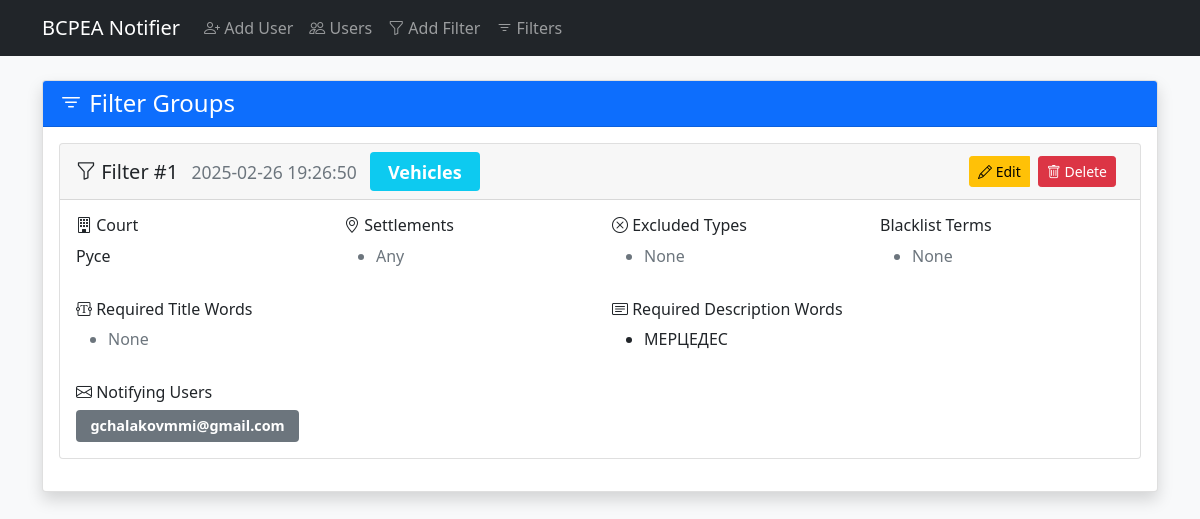
The app's page /filters, older data.
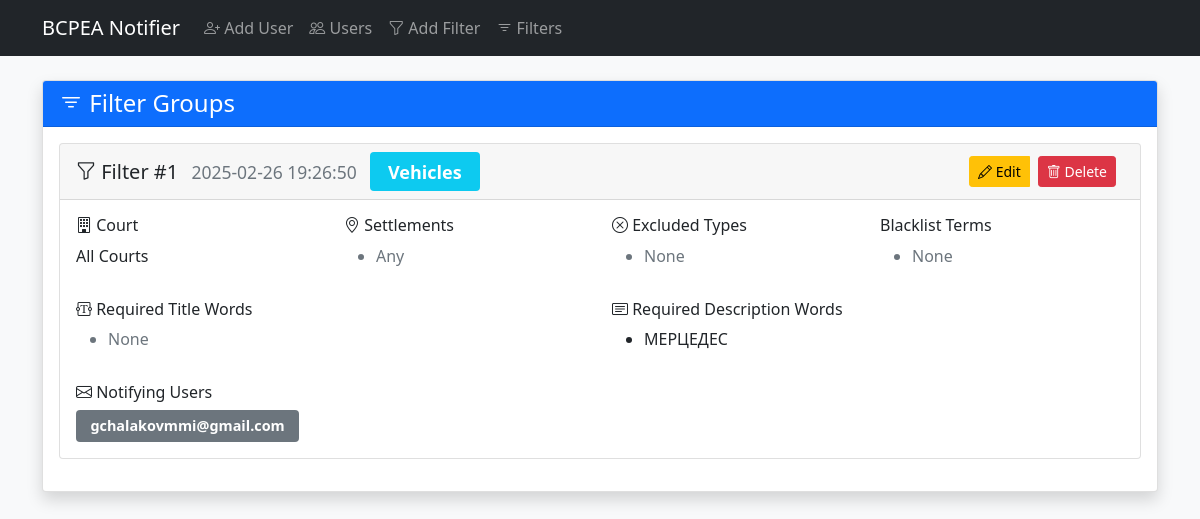
The same page, newer data.
### tables this page shows
CREATE TABLE filter_groups (
                id INTEGER PRIMARY KEY AUTOINCREMENT,
                type TEXT NOT NULL DEFAULT 'property',
                court INTEGER NOT NULL,
                settlements TEXT,
                excluded_property_types TEXT,
                blacklist TEXT,
                required_title_words TEXT,
                required_description_words TEXT,
                created_at DATETIME DEFAULT CURRENT_TIMESTAMP
            );

### app.py (the view)
@app.route('/filters')
def filters():
    db = get_db()
    filters = db.execute('''
        SELECT fg.*, group_concat(u.email, ', ') as users
        FROM filter_groups fg
        LEFT JOIN user_filters uf ON fg.id = uf.filter_group_id
        LEFT JOIN users u ON uf.user_id = u.id
        GROUP BY fg.id
        ORDER BY fg.created_at DESC
    ''').fetchall()
    return render_template('filters.html',
                         filters=filters,
                         court_choices=dict(COURT_CHOICES),
                         filter_types=dict(FILTER_TYPES))

### app.py (called while the page is built)
def get_db():
    db = getattr(g, '_database', None)
    if db is None:
        db = g._database = sqlite3.connect(DATABASE)
        db.row_factory = sqlite3.Row
    return db

@app.teardown_appcontext
def close_connection(exception):
    db = getattr(g, '_database', None)
    if db is not None:
        db.close()

### templates/filters.html (shortened to what this page needs)
{% extends "base.html" %}
{% block content %}
<div class="card shadow">
    <div class="card-header bg-primary text-white">
        <h4 class="mb-0"><i class="bi bi-filter"></i> Filter Groups</h4>
    </div>
    <div class="card-body">
        {% for fg in filters %}
            <div class="card mb-3">
                <div class="card-header d-flex justify-content-between align-items-center">
                    <h5 class="mb-0">
                        <i class="bi bi-funnel"></i> Filter #{{ fg.id }}
                        <small class="text-muted ms-2">{{ fg.created_at }}</small>
                        <span class="badge bg-info ms-2">{{ filter_types[fg.type] }}</span>
                    </h5>
                    <div class="btn-group">
                        <a href="{{ url_for('edit_filter', filter_id=fg.id) }}" class="btn btn-warning btn-sm me-2">
                            <i class="bi bi-pencil"></i> Edit
                        </a>
                        <form method="POST" action="{{ url_for('delete_filter', filter_id=fg.id) }}">
                            <button type="submit" class="btn btn-danger btn-sm">
                                <i class="bi bi-trash"></i> Delete
                            </button>
                        </form>
                    </div>
                </div>
                <div class="card-body">
                    <div class="row">
                        <div class="col-md-3">
				<h6><i class="bi bi-building"></i> Court</h6>
				<p>
				    {% if fg.court == '0' %}
					All Courts
				    {% else %}
					{{ court_choices.get(fg.court|int, 'Unknown Court') }}
				    {% endif %}
				</p>
                        </div>
                        <div class="col-md-3">
                            <h6><i class="bi bi-geo-alt"></i> Settlements</h6>
                            <ul>
                                {% if fg.settlements %}
                                    {% for s in fg.settlements.split(',') %}
                                        <li>{{ s }}</li>
                                    {% endfor %}
                                {% else %}
                                    <li class="text-muted">Any</li>
                                {% endif %}
                            </ul>
                        </div>
                        <div class="col-md-3">
                            <h6><i class="bi bi-x-circle"></i> Excluded Types</h6>
                            <ul>
                                {% if fg.excluded_property_types %}
                                    {% for e in fg.excluded_property_types.split(',') %}
                                        <li>{{ e }}</li>
                                    {% endfor %}
                                {% else %}
                                    <li class="text-muted">None</li>
                                {% endif %}
                            </ul>
                        </div>
                        <div class="col-md-3">
                            <h6> Blacklist Terms</h6>
                            <ul>
                                {% if fg.blacklist %}
                                    {% for b in fg.blacklist.split(',') %}
                                        <li>{{ b }}</li>
                                    {% endfor %}
                                {% else %}
                                    <li class="text-muted">None</li>
                                {% endif %}
                            </ul>
                        </div>
                    </div>
                    <div class="row mt-3">
                        <div class="col-md-6">
                            <h6><i class="bi bi-textarea-t"></i> Required Title Words</h6>
                            <ul>
                                {% if fg.required_title_words %}
                                    {% for w in fg.required_title_words.split(',') %}
                                        <li>{{ w }}</li>
                                    {% endfor %}
                                {% else %}
                                    <li class="text-muted">None</li>
                                {% endif %}
                            </ul>
                        </div>
                        <div class="col-md-6">
                            <h6><i class="bi bi-card-text"></i> Required Description Words</h6>
                            <ul>
                                {% if fg.required_description_words %}
                                    {% for w in fg.required_description_words.split(',') %}
                                        <li>{{ w }}</li>
                                    {% endfor %}
                                {% else %}
                                    <li class="text-muted">None</li>
                                {% endif %}
                            </ul>
                        </div>
                    </div>
                    <div class="mt-3">
                        <h6><i class="bi bi-envelope"></i> Notifying Users</h6>
                        <div class="d-flex flex-wrap gap-2">
                            {% if fg.users %}
                                {% for email in fg.users.split(', ') %}
                                    <span class="badge bg-secondary">{{ email }}</span>
                                {% endfor %}
                            {% else %}
                                <span class="text-muted">No users assigned</span>
                            {% endif %}
                        </div>
                    </div>
                </div>
            </div>
        {% else %}
            <div class="alert alert-info">No filter groups found</div>
        {% endfor %}
    </div>
</div>
{% endblock %}

### templates/base.html (shortened to what this page needs)
<!DOCTYPE html>
<html lang="en">
<head>
    <link href="https://cdn.jsdelivr.net/npm/bootstrap@5.1.3/dist/css/bootstrap.min.css" rel="stylesheet">
    <link rel="stylesheet" href="https://cdn.jsdelivr.net/npm/bootstrap-icons@1.8.1/font/bootstrap-icons.css">
    <link rel="stylesheet" href="{{ url_for('static', filename='css/style.css') }}">
</head>
<body class="bg-light">
    <nav class="navbar navbar-expand-lg navbar-dark bg-dark">
        <div class="container">
            <a class="navbar-brand" href="/">BCPEA Notifier</a>
            <div class="collapse navbar-collapse" id="navbarNav">
                <ul class="navbar-nav">
                    <li class="nav-item">
                        <a class="nav-link" href="{{ url_for('add_user') }}"><i class="bi bi-person-plus"></i> Add User</a>
                    </li>
                    <li class="nav-item">
                        <a class="nav-link" href="{{ url_for('users') }}"><i class="bi bi-people"></i> Users</a>
                    </li>
                    <li class="nav-item">
                        <a class="nav-link" href="{{ url_for('add_filter') }}"><i class="bi bi-funnel"></i> Add Filter</a>
                    </li>
                    <li class="nav-item">
                        <a class="nav-link" href="{{ url_for('filters') }}"><i class="bi bi-filter"></i> Filters</a>
                    </li>
                </ul>
            </div>
        </div>
    </nav>
    <div class="container mt-4">
        {% block content %}{% endblock %}
    </div>
</body>
</html>

### static/css/style.css (style rules this page uses)
.badge { font-size: 0.9em; padding: 0.6em 1em; }
.btn { margin-right: 0.5rem; }

Row changes from the older to the newer data that the page shows:
changed filter_groups "Vehicles": get "Русе" → "All Courts"
